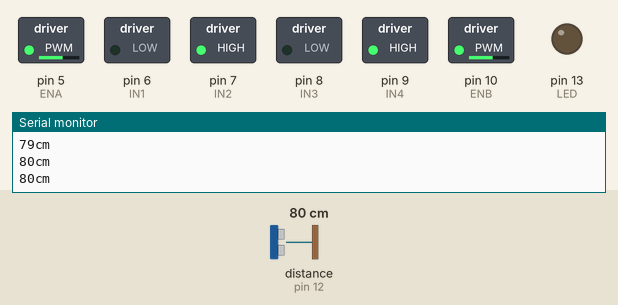
This sketch was run on a simulated Arduino Uno, built with avr-gcc and run on an emulated ATmega328P. Parts: switched loads named in the sketch (green lamp = pin HIGH), output pins drawn as LEDs (lit = HIGH), the last lines printed to the serial monitor. Wiring (inferred from the names in the program): ultrasonic range finder: trigger pin 11; echo pin 12. Dashed ring = blinking. The inputs (shaded band) are chosen by the test bench; at power-on: distance to the obstacle (sensor on pin 12) 80 cm. The echo pulse lasts 58.3 µs per cm; pins used as bus, display or sensor lines are not drawn.

Above: at 1.3 s.
1.4 s: distance to the obstacle (sensor on pin 12) set to 33 cm
4.4 s: distance to the obstacle (sensor on pin 12) set to 26 cm
At 6.4 s:
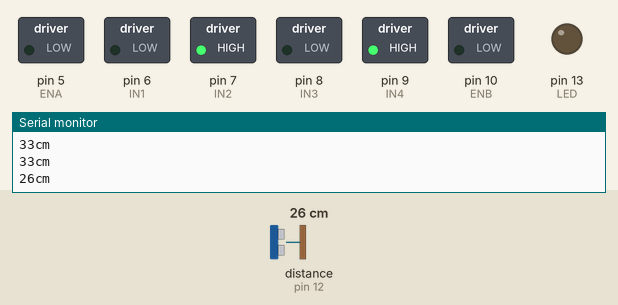
7.4 s: distance to the obstacle (sensor on pin 12) set to 35 cm
At 9.1 s:
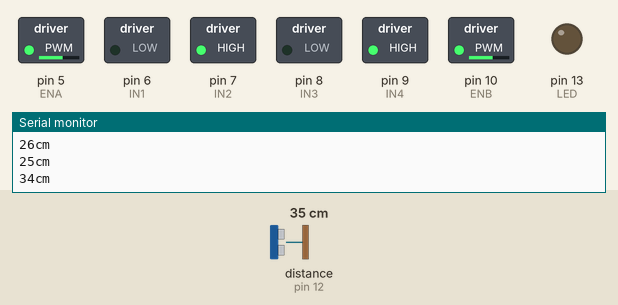
10.4 s: distance to the obstacle (sensor on pin 12) set to 2 cm
At 11.7 s:
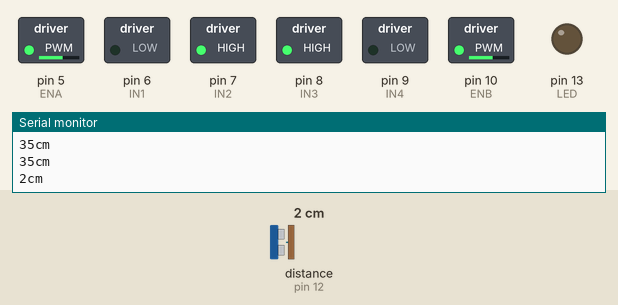
Timing chart, 0 to 14.4 s (numbered marks = the images above; inputs shaded):
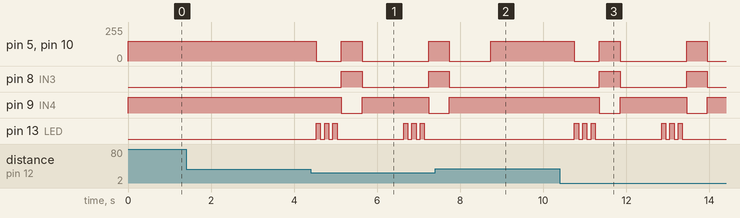

The sketch:

RobotCar.ino
```cpp
/*
 18. Januar 2015

 Links:
 http://www.geekonfire.com/wiki/index.php?title=Dual_H-Bridge_Motor_Driver
 http://randomnerdtutorials.com/complete-guide-for-ultrasonic-sensor-hc-sr04/
 */

#define ENA 5       // schwarz, PWM
#define IN1 6       // weiss
#define IN2 7       // grau
#define IN3 8       // violett
#define IN4 9       // blau
#define ENB 10      // grün, PWM
#define trigger 11  // orange
#define echo 12     // rot
#define LED 13

void setup() {
  Serial.begin (9600);

  pinMode(ENA, OUTPUT);
  pinMode(IN1, OUTPUT);
  pinMode(IN2, OUTPUT);

  pinMode(ENB, OUTPUT);
  pinMode(IN3, OUTPUT);
  pinMode(IN4, OUTPUT);

  pinMode(trigger, OUTPUT);
  pinMode(echo, INPUT);

  pinMode(LED, OUTPUT);

  stop();
}

void loop() {
  int speed = 150;

  long dist = distance();
  if (dist > 30) {
    forward(speed, 500);
  } else {
    blink(3);
    tankTurnLeft(speed, 500);
    delay(1000);
  }
}

long distance() {
  // The sensor is triggered by a HIGH pulse of 10 or more microseconds.
  // Give a short LOW pulse beforehand to ensure a clean HIGH pulse:
  digitalWrite(trigger, LOW);
  delayMicroseconds(5);
  digitalWrite(trigger, HIGH);
  delayMicroseconds(10);
  digitalWrite(trigger, LOW);

  // Read the signal from the sensor: a HIGH pulse whose
  // duration is the time (in microseconds) from the sending
  // of the ping to the reception of its echo off of an object.
  pinMode(echo, INPUT);
  long duration = pulseIn(echo, HIGH);

  // convert the time into a distance
  long cm = (duration/2) / 29.1;

  Serial.print(cm);
  Serial.print("cm");
  Serial.println();

  return cm;
}

void forward(int speed, int millis) {
  analogWrite(ENA, speed);
  analogWrite(ENB, speed);
  delay(millis);
  stop();
}

void backward(int speed, int millis) {
  reverseA();
  reverseB();
  forward(speed, millis);
}

void stop() {
  analogWrite(ENA, 0);
  analogWrite(ENB, 0);

  // reset motor direction to forward
  digitalWrite(IN1, LOW);
  digitalWrite(IN2, HIGH);
  digitalWrite(IN3, LOW);
  digitalWrite(IN4, HIGH);
}

void reverseA() {
  digitalWrite(IN1, HIGH);
  digitalWrite(IN2, LOW);
}

void reverseB() {
  digitalWrite(IN3, HIGH);
  digitalWrite(IN4, LOW);

}

void turnLeft(int speed, int millis) {
  analogWrite(ENA, speed);
  analogWrite(ENB, 0);
  delay(millis);
  stop();
}

void turnRight(int speed, int millis) {
  analogWrite(ENA, 0);
  analogWrite(ENB, speed);
  delay(millis);
  stop();
}

void tankTurnLeft(int speed, int millis) {
  reverseB();
  forward(speed, millis);
}

void tankTurnRight(int speed, int millis) {
  reverseA();
  forward(speed, millis);
}

void blink(int times) {
  for (int i = 0; i < times; i++) {
    digitalWrite(LED, HIGH);
    delay(100);
    digitalWrite(LED, LOW);
    delay(100);
  }
}
```

Measured:
- the behaviour switches between 31 and 30 cm on distance to the obstacle (sensor on pin 12) (found by bisection; images 0 and 1)
- after the input at 4.4 s, pin 5 (ENA): 150/255 → 0/255 after 0.13 s, → 150/255 0.60 s later, → 0/255 0.50 s later, → 150/255 1.6 s later; pin 8 (IN3): LOW → HIGH after 0.73 s, → LOW 0.50 s later, → HIGH 1.6 s later
- after the input at 7.4 s, pin 8 (IN3): goes on until 7.7 s, then stays LOW; pin 9 (IN4): goes on until 7.7 s, then stays HIGH; pin 13 (LED): stops changing and stays LOW
- after the input at 10.4 s, pin 5 (ENA): goes 0/255 0.60 s, 150/255 0.50 s, 0/255 1.6 s, 150/255 0.50 s, then 0/255, starting after 0.35 s; pin 8 (IN3): alternates HIGH for 0.50 s and LOW for 1.6 s, starting after 0.95 s
